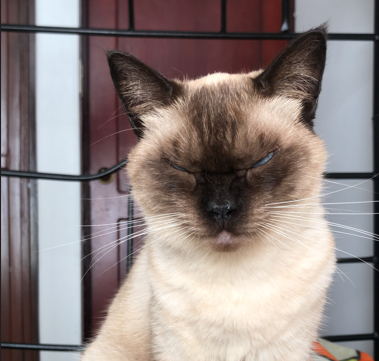
#> input picture Talleres/TallerNo8/GatoEnojado.png, 379 x 361 px, found by its file name
$ python 'TallerNo8Matrices&Imagenes.py'
#> lines starting #> are read from the running program, lines starting #| are printed output that depends on the picture; after the words box and inside, x2 and y2 are one past the last pixel; in counts of white or black regions, pixels touching at a corner belong together
# Computación Grafica: Taller N.8: Matrices & Imagenes en Python by JDRB
import os
import numpy as np
from PIL import Image
import matplotlib.pyplot as plt

# ############ Variables Globales
Cabecera = """
\033[1;33m    Computación Gráfica:\033[0m\033[33m Taller N.8: Matrices & Imagenes en Python. \033[0m
\033[3m    By Juan Diego Ruiz B. \033[0m
"""
Gato = """\033[93m             ^~^  ,
            ('Y') )
            /   \/
           (\|||/)\033[0m
"""
RutaImagen = r"C:\Users\joseo\OneDrive\Escritorio\Code\ComputacionGrafica\ComputacionGrafica\TallerNo8\GatoEnojado.png"
CarpetaSalida = r"C:\Users\joseo\OneDrive\Escritorio\Code\ComputacionGrafica\ComputacionGrafica\TallerNo8\Resultados"
GuardarResultados = 1  # 0 -> No guardar, 1 -> Guardar

# ############ Funciones

# Función para guardar y mostrar una imagen
def MostrarImagen(img, titulo="Imagen", nombre_archivo=None):
    plt.imshow(img)
    plt.axis("off")
    plt.title(titulo)
    plt.show()

    if GuardarResultados and nombre_archivo:
        ruta = os.path.join(CarpetaSalida, nombre_archivo)
        Image.fromarray(img).save(ruta)
        print(f"Imagen guardada: {ruta}")

# 01. Elaborar un procedimiento que diseñe la siguiente matriz

def MatrizColores():
    colores = np.array([
        [[0, 255, 255], [255, 255, 255], [255, 0, 0]],
        [[128, 0, 128], [128, 128, 128], [0, 255, 0]],
        [[255, 255, 0], [0, 0, 0], [0, 0, 255]]
    ], dtype=np.uint8)
    return colores

# 02. Realizar un procedimiento que diseñe la siguiente imagen a través
#     una matriz.

def ColoresTV():
    tv_colores = np.zeros((100, 300, 3), dtype=np.uint8)
    colores = [ [255, 0, 0], [0, 255, 0], [0, 0, 255], [255, 255, 0], [255, 255, 255], [0, 0, 0] ]
    for i, color in enumerate(colores):
        tv_colores[:, i*50:(i+1)*50] = color
    return tv_colores

# 03. Elaborar una función que invierta los colores de una imagen.

def InvertirColores(imagen):
    if imagen.shape[-1] == 4:  # Si la imagen tiene canal alfa
        rgb = imagen[..., :3]  # Solo tomar los primeros tres canales
        alfa = imagen[..., 3:]  # Separar el canal alfa
        invertida = 255 - rgb
        return np.concatenate((invertida, alfa), axis=-1)  # Reunir canales
    else:
        return 255 - imagen

# 04-06. Elaborar una función a la que se le envie de una imagen retorne su
#     capa Roja, Verde y Azul.

def ObtenerCapa(imagen, canal):
    if imagen.shape[-1] == 4:  # Si la imagen tiene canal alfa
        capa = np.zeros_like(imagen)
        capa[..., canal] = imagen[..., canal]  # Extraer la capa deseada
        capa[..., 3] = imagen[..., 3]  # Mantener el canal alfa intacto
    else:
        capa = np.zeros_like(imagen)
        capa[..., canal] = imagen[..., canal]
    return capa

# 07. Elaborar una función a la que se le envié de una imagen y retorne la
#     imagen en Magenta.

def ImagenMagenta(imagen):
    magenta = imagen.copy()
    magenta[..., 1] = 0  # Eliminar canal verde
    return magenta

# 08. Elaborar una función a la que se le envié de una imagen y retorne la
#     imagen en Cyan.

def ImagenCyan(imagen):
    cyan = imagen.copy()
    cyan[..., 0] = 0  # Eliminar canal rojo
    return cyan

# 09. Elaborar una función a la que se le envié de una imagen y retorne la
#     imagen en Amarillo.

def ImagenAmarillo(imagen):
    amarillo = imagen.copy()
    amarillo[..., 2] = 0  # Eliminar canal azul
    return amarillo

# 10. Elaborar una función en la que le envie por separado las capas RGB y
#     con base en ellas reconstruya la imagen en colores.

def ReconstruirImagen(capa_r, capa_g, capa_b):
    return np.stack([capa_r[..., 0], capa_g[..., 1], capa_b[..., 2]], axis=-1)

# 11. Elaborar una función a la que se le envié 2 imágenes y que me retorne
#     la fusión de las dos imágenes sin ecualizar.

def FusionarImagenes(img1, img2):
    return np.clip((img1.astype(np.float32) + img2.astype(np.float32)) / 2, 0, 255).astype(np.uint8)

# 12. Elaborar una función a la que se le envié 2 imágenes y que me retorne
#     la fusión de las dos imágenes ecualizadas.

def FusionarEcualizado(img1, img2):
    img1 = img1.astype(np.float32) / 255.0
    img2 = img2.astype(np.float32) / 255.0
    fusion = (img1 + img2) / np.maximum(img1 + img2, 1)
    return (fusion * 255).astype(np.uint8)

# 13. Elaborar una función a la que se le envie una imagen y un factor y
#     retorne la imagen ecualizada según el factor.

def EcualizarImagen(imagen, factor):
    return np.clip(imagen.astype(np.float32) * factor, 0, 255).astype(np.uint8)

# 14. Elaborar una función a la que se le envie una imagen y que retorne la
#     imagen con la Técnica de promedio (Average).

def EscalaGrisesAverage(imagen):
    gris = np.mean(imagen, axis=-1)
    return np.stack([gris]*3, axis=-1).astype(np.uint8)

# 15. Elaborar una función a la que se le envié una imagen y que retorne la
#     imagen en escala de grises con la técnica de promedio (Average).

def EscalaGrisesLuminosity(imagen):
    gris = 0.21 * imagen[..., 0] + 0.72 * imagen[..., 1] + 0.07 * imagen[..., 2]
    return np.stack([gris]*3, axis=-1).astype(np.uint8)

# 16. Elaborar una función a la que se le envié una imagen y que retorne la
#     imagen en escala de grises con la técnica de Luminosidad (Luminosity).

def EscalaGrisesMidgray(imagen):
    gris = (np.max(imagen, axis=-1) + np.min(imagen, axis=-1)) / 2
    return np.stack([gris]*3, axis=-1).astype(np.uint8)

# ############ Ejecución del Programa
os.system("cls")
print(Cabecera)
print(Gato)

if GuardarResultados and not os.path.exists(CarpetaSalida):
    os.makedirs(CarpetaSalida)
    print(f"\nSe Guardaron los Resultados en la Carpeta: \e[1;33m{CarpetaSalida}\033[0m")


imagen = np.array(Image.open(RutaImagen))
#> imagen is the input picture: shape (361, 379, 4); mean R, G, B, A 144.9, 133.4, 131.1, 255

MostrarImagen(MatrizColores(), "Matriz de Colores", "matriz_colores.png")
MostrarImagen(ColoresTV(), "Colores de TV", "colores_tv.png")
#> call 2 of MostrarImagen, with titulo = 'Colores de TV', nombre_archivo = 'colores_tv.png'
#> in MostrarImagen (call 2), `plt.show()`:
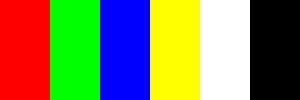
#> shown: shape (100, 300, 3); mean R, G, B 127.5, 127.5, 85

imagen_invertida = InvertirColores(imagen)
#> in InvertirColores, `alfa = imagen[..., 3:]`: alfa: shape (361, 379, 1); every value is 255
#> in InvertirColores, `invertida = 255 - rgb`:
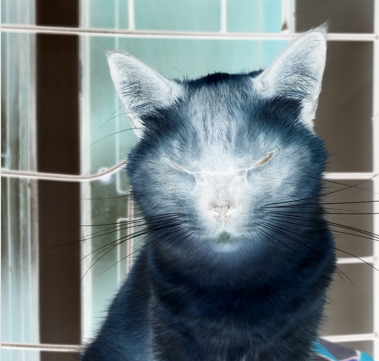
#> invertida: shape (361, 379, 3); mean R, G, B 110.1, 121.6, 123.9
MostrarImagen(imagen_invertida, "Imagen Invertida", "imagen_invertida.png")

capa_roja = ObtenerCapa(imagen, 0)
capa_verde = ObtenerCapa(imagen, 1)
capa_azul = ObtenerCapa(imagen, 2)
#> call 3 of ObtenerCapa, with canal = 2
#> in ObtenerCapa (call 3), `capa[..., 3] = imagen[..., 3]`:
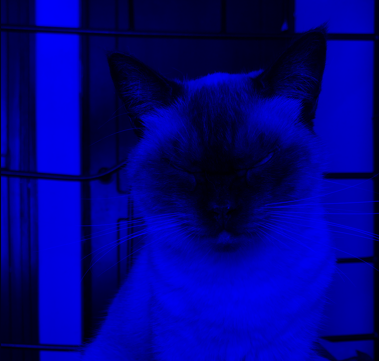
#> capa: shape (361, 379, 4); mean R, G, B, A 0, 0, 131.1, 255
MostrarImagen(capa_roja, "Capa Roja", "capa_roja.png")
MostrarImagen(capa_verde, "Capa Verde", "capa_verde.png")
MostrarImagen(capa_azul, "Capa Azul", "capa_azul.png")

MostrarImagen(ImagenMagenta(imagen), "Imagen en Magenta", "imagen_magenta.png")
#> in ImagenMagenta, `magenta[..., 1] = 0`:
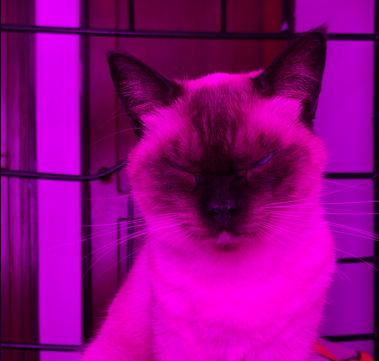
#> magenta: shape (361, 379, 4); mean R, G, B, A 144.9, 0, 131.1, 255
MostrarImagen(ImagenCyan(imagen), "Imagen en Cyan", "imagen_cyan.png")
#> in ImagenCyan, `cyan[..., 0] = 0`:
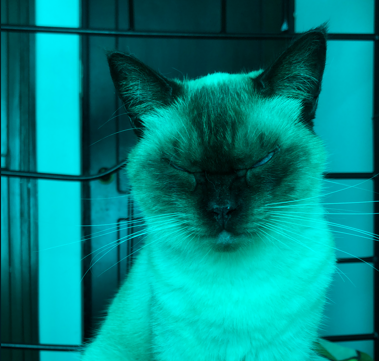
#> cyan: shape (361, 379, 4); mean R, G, B, A 0, 133.4, 131.1, 255
MostrarImagen(ImagenAmarillo(imagen), "Imagen en Amarillo", "imagen_amarillo.png")
#> in ImagenAmarillo, `amarillo[..., 2] = 0`:
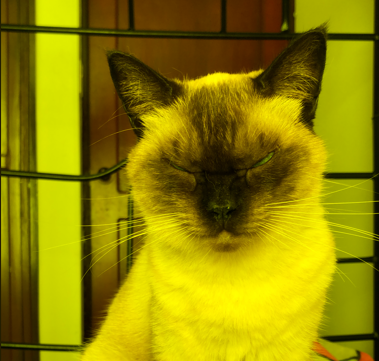
#> amarillo: shape (361, 379, 4); mean R, G, B, A 144.9, 133.4, 0, 255

imagen_reconstruida = ReconstruirImagen(capa_roja, capa_verde, capa_azul)
MostrarImagen(imagen_reconstruida, "Imagen Reconstruida", "imagen_reconstruida.png")

imagen_gris_avg = EscalaGrisesAverage(imagen)
MostrarImagen(imagen_gris_avg, "Escala de Grises (Average)", "imagen_gris_average.png")

imagen_gris_lum = EscalaGrisesLuminosity(imagen)
MostrarImagen(imagen_gris_lum, "Escala de Grises (Luminosity)", "imagen_gris_luminosity.png")

imagen_gris_mid = EscalaGrisesMidgray(imagen)
#> in EscalaGrisesMidgray, `gris = (np.max(imagen, axis=-1) + np.min(imagen, axis=-1)) / 2`:
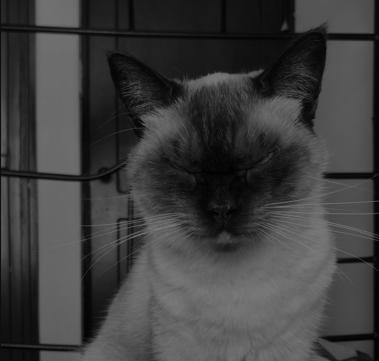
#> gris: shape (361, 379) float64; min 0, max 124, mean 62.2
MostrarImagen(imagen_gris_mid, "Escala de Grises (Midgray)", "imagen_gris_midgray.png")

$ run again, with Talleres/TallerNo10/FotoTermica1.tiff saved as Talleres/TallerNo8/GatoEnojado.png
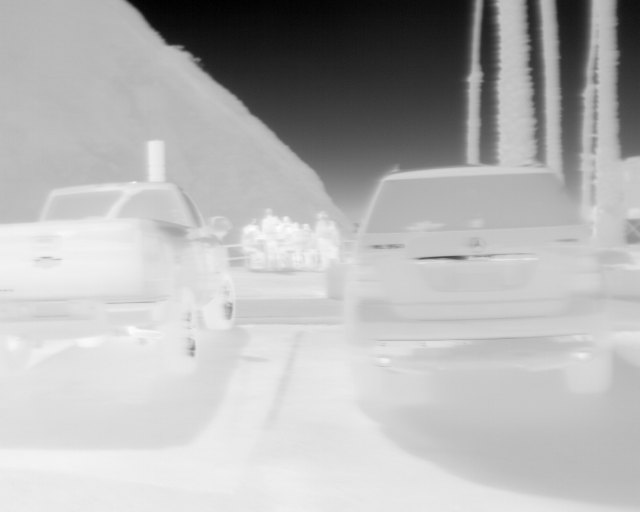
#> input picture Talleres/TallerNo10/FotoTermica1.tiff, 640 x 512 px, found by its file name
#> imagen is the input picture: shape (512, 640) uint16; min 5962, max 7524, mean 7070.2
#> magenta: shape (512, 640) uint16; 0.16% of pixels changed, all inside (x1, y1, x2, y2) = (1, 0, 2, 512)
#> cyan: shape (512, 640) uint16; 0.16% of pixels changed, all inside (x1, y1, x2, y2) = (0, 0, 1, 512)
#> in ImagenAmarillo, `amarillo[..., 2] = 0`:
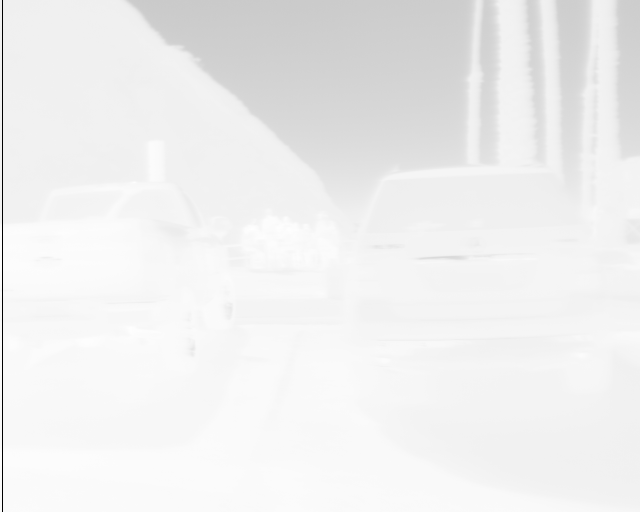
#> amarillo: shape (512, 640) uint16; 0.16% of pixels changed, all inside (x1, y1, x2, y2) = (2, 0, 3, 512); drawn with min black and max white
#> imagen_reconstruida = 512 rows, first 8: [7075, 7071, 7074], [7072, 7072, 7075], [7073, 7076, 7069], [7066, 7075, 7071], [7075, 7078, 7073], [7069, 7072, 7073], [7074, 7080, 7069], [7071, 7079, 7085]
#> in EscalaGrisesAverage, `gris = np.mean(imagen, axis=-1)`: gris = 512 values, max 7377.7 at index 511, min 6370.3 at index 0, mean 7070.2
#> imagen_gris_avg = 512 rows, first 8: [226, 226, 226], [226, 226, 226], [234, 234, 234], [234, 234, 234], [239, 239, 239], [243, 243, 243], [244, 244, 244], [249, 249, 249]
#> in EscalaGrisesLuminosity, `gris = 0.21 * imagen[..., 0] + 0.72 * imagen[..., 1] + 0.07 * imagen[...`: gris = 512 values, max 7449.6 at index 462, min 7069.9 at index 8, mean 7259
#> imagen_gris_lum = 512 rows, first 8: [160, 160, 160], [160, 160, 160], [162, 162, 162], [160, 160, 160], [165, 165, 165], [159, 159, 159], [165, 165, 165], [165, 165, 165]
#> in MostrarImagen (call 12), `plt.show()`:
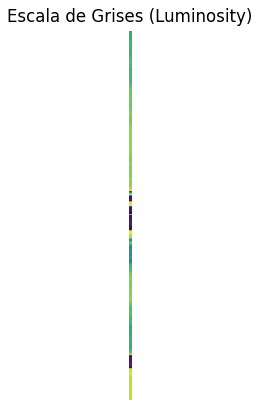
#> figure drawn by matplotlib, 1 panel
#> in EscalaGrisesMidgray, `gris = (np.max(imagen, axis=-1) + np.min(imagen, axis=-1)) / 2`: gris = 512 values, max 7365.5 at index 332, min 6551.5 at index 0, mean 7067.7
#> imagen_gris_mid = 512 rows, first 8: [151, 151, 151], [155, 155, 155], [158, 158, 158], [160, 160, 160], [164, 164, 164], [165, 165, 165], [161, 161, 161], [165, 165, 165]

$ run again, with Talleres/TallerNo4/imagen.png copied over Talleres/TallerNo8/GatoEnojado.png
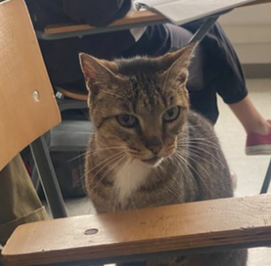
#> input picture Talleres/TallerNo4/imagen.png, 271 x 266 px, found by its file name
#> imagen is the input picture: shape (266, 271, 4); mean R, G, B, A 113.4, 99, 87, 255
#> alfa: shape (266, 271, 1); every value is 255
#> in ImagenAmarillo, `amarillo[..., 2] = 0`:
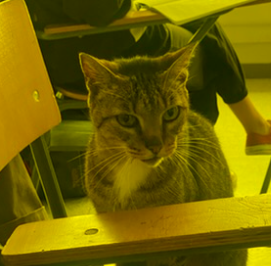
#> amarillo: shape (266, 271, 4); mean R, G, B, A 113.4, 99, 0, 255
#> in EscalaGrisesMidgray, `gris = (np.max(imagen, axis=-1) + np.min(imagen, axis=-1)) / 2`:
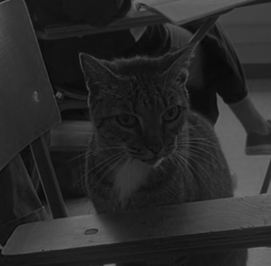
#> gris: shape (266, 271) float64; min 6.5, max 117, mean 41.8
